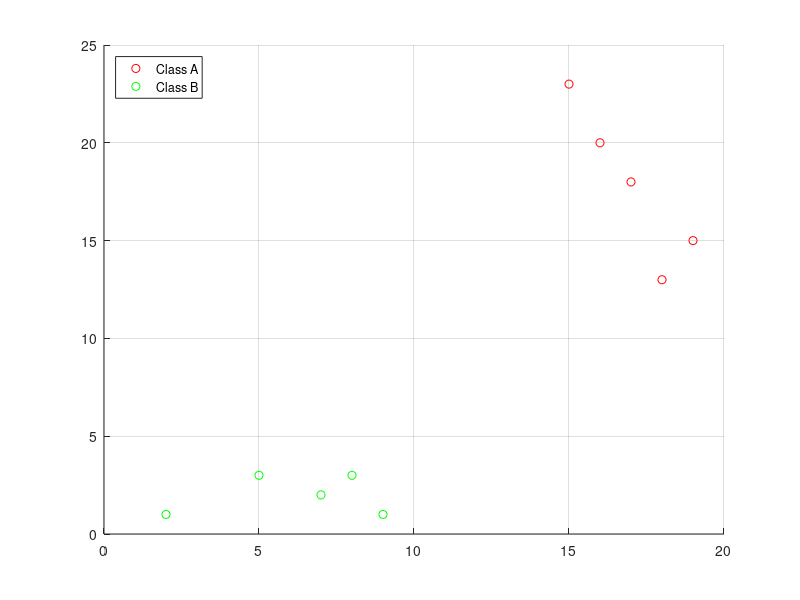

Reproduce this figure in MATLAB. (Note: this script raises an error after producing the figure.)
% Data
X = [5 3;
     2 1;
     7 2;
     8 3;
     9 1;
     15 23;
     17 18;
     18 13;
     16 20;
     19, 15];

% Labels of the data for each class
y = [1;
     1;
     1;
     1;
     1;
     -1;
     -1;
     -1;
     -1;
     -1];
% Plot 2D
scatter(X(y == -1,1),X(y == -1,2), 'r');
hold on
scatter(X(y == 1,1), X(y == 1,2), 'g');
grid on
legend('Class A', 'Class B', 'location', 'northwest')
     
% Tuning parameters
C = 1; % For upper boundary limit
lambda = 1; % Regularization (Makes it faster to solve the quadratic programming)

% Compute weigths, bias and find accuracy
[w, b, accuracy, solution] = Mid.lsvm(X, y, C, lambda);

% How long the line should be
min_value_column_1 = min(X(:,1));
max_value_column_1 = max(X(:,1));

% Create the separation line y = k*x + m
x1 = linspace(min_value_column_1, max_value_column_1);
x2 = (-w(1)*x1 - b) / w(2);

% Plot the separation line
plot(x1, x2, 'k', 'LineWidth', 2);
xlim([0 20]) % Max x-axis limit
ylim([0 20]) % Max y-axis limit
legend('Class A', 'Class B', 'Separation', 'location', 'northwest')
     
% Classify
x_unknown = [15; 5];
class_ID = sign(w*x_unknown + b)
if(class_ID > 0)
  disp('x_unknown class B')
else
  disp('x_unknown is class A')
end
